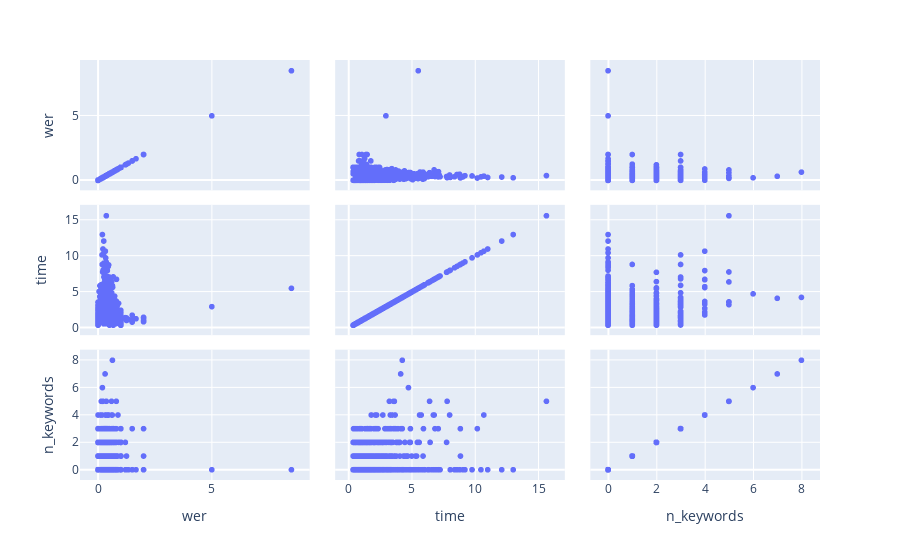

Notebook code for this chart:
### Code cell
px.scatter_matrix(df_res[["wer", "time", "n_keywords"]])

### Figure 1 — Plotly figure (JSON) as saved in the notebook; plotly's stock layout.template omitted (floating-point values rounded to 4 significant figures; data arrays with more than 128 entries replaced by an {"elided": "..."} marker saying what was removed)
{"data": [{"dimensions": [{"axis": {"matches": true}, "label": "wer", "values": {"elided": "1831 float values"}}, {"axis": {"matches": true}, "label": "time", "values": {"elided": "1831 float values"}}, {"axis": {"matches": true}, "label": "n_keywords", "values": {"elided": "1831 int values"}}], "hovertemplate": "%{xaxis.title.text}=%{x}<br>%{yaxis.title.text}=%{y}<extra></extra>", "legendgroup": "", "marker": {"color": "#636efa", "symbol": "circle"}, "name": "", "showlegend": false, "type": "splom"}], "layout": {"dragmode": "select", "legend": {"tracegroupgap": 0}, "margin": {"t": 60}}}
